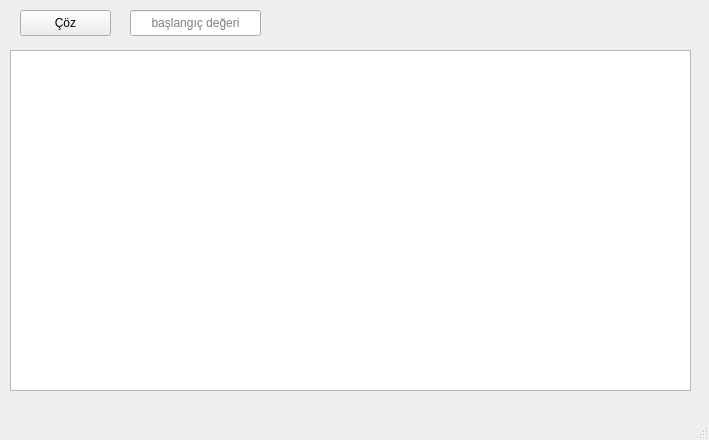
<?xml version="1.0" encoding="UTF-8"?>
<ui version="4.0">
 <class>MainWindow</class>
 <widget class="QMainWindow" name="MainWindow">
  <property name="geometry">
   <rect>
    <x>0</x>
    <y>0</y>
    <width>709</width>
    <height>440</height>
   </rect>
  </property>
  <property name="windowTitle">
   <string>MainWindow</string>
  </property>
  <widget class="QWidget" name="centralWidget">
   <widget class="QPushButton" name="solve">
    <property name="geometry">
     <rect>
      <x>20</x>
      <y>10</y>
      <width>91</width>
      <height>26</height>
     </rect>
    </property>
    <property name="text">
     <string>Çöz</string>
    </property>
   </widget>
   <widget class="QTableWidget" name="tableWidget">
    <property name="geometry">
     <rect>
      <x>10</x>
      <y>50</y>
      <width>681</width>
      <height>341</height>
     </rect>
    </property>
   </widget>
   <widget class="QLineEdit" name="le_baslangic">
    <property name="geometry">
     <rect>
      <x>130</x>
      <y>10</y>
      <width>131</width>
      <height>26</height>
     </rect>
    </property>
    <property name="alignment">
     <set>Qt::AlignCenter</set>
    </property>
    <property name="placeholderText">
     <string>başlangıç değeri</string>
    </property>
   </widget>
  </widget>
  <widget class="QMenuBar" name="menuBar">
   <property name="geometry">
    <rect>
     <x>0</x>
     <y>0</y>
     <width>709</width>
     <height>23</height>
    </rect>
   </property>
  </widget>
  <widget class="QStatusBar" name="statusBar"/>
 </widget>
 <layoutdefault spacing="6" margin="11"/>
 <resources/>
 <connections/>
</ui>
